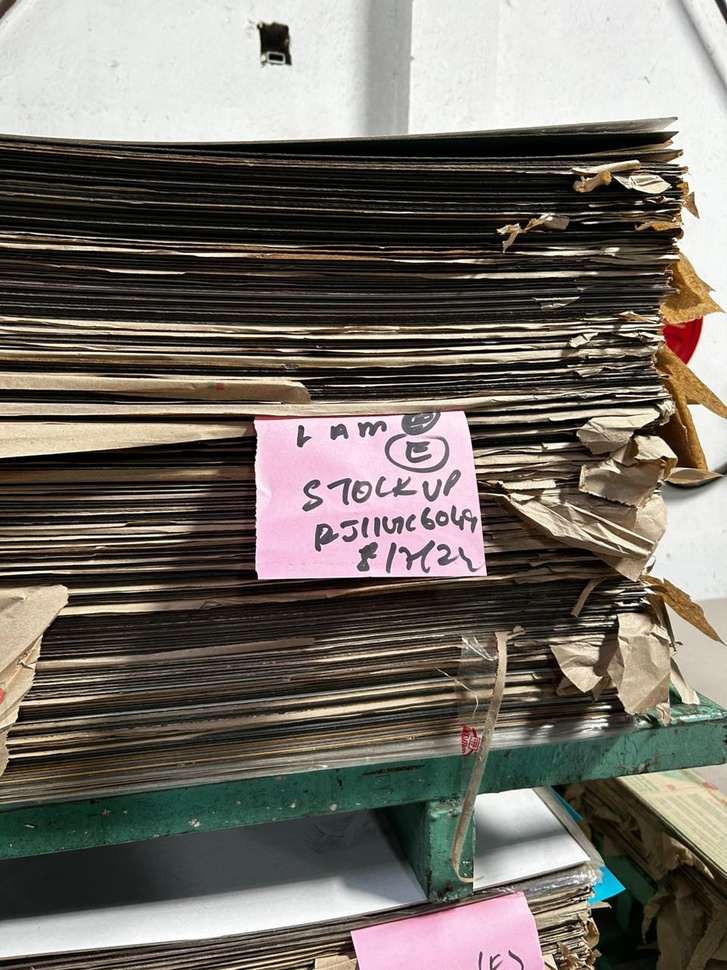
#> input picture Images/1.jpeg, 727 x 970 px, shrunk from 960 x 1280 before the run
$ python -i main.py   (imports and definitions only)
#> lines starting #> are read from the running program, lines starting #| are printed output that depends on the picture; after the words box and inside, x2 and y2 are one past the last pixel; in counts of white or black regions, pixels touching at a corner belong together
#> further down, picture is the input picture: shape (970, 727, 3); mean B, G, R 103.3, 111, 116.9
import cv2
import numpy as np
from scipy.signal import find_peaks
from matplotlib import pyplot as plt


def preprocess_image(image):
    # Adjust from -100 to 100
    brightness = -80
    contrast = 3
    # Convert to grayscale
    # Apply the brightness and contrast adjustment
    image=np.array(image)
    img = cv2.convertScaleAbs(image, alpha=contrast, beta=brightness)
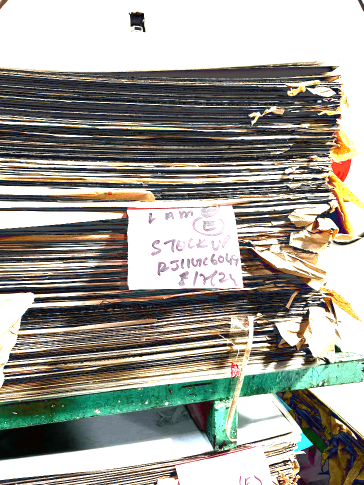
#> img: shape (970, 727, 3) (shown at 1/2 size); mean B, G, R 149.1, 157.2, 158.3
    gray = cv2.cvtColor(image, cv2.COLOR_BGR2GRAY)
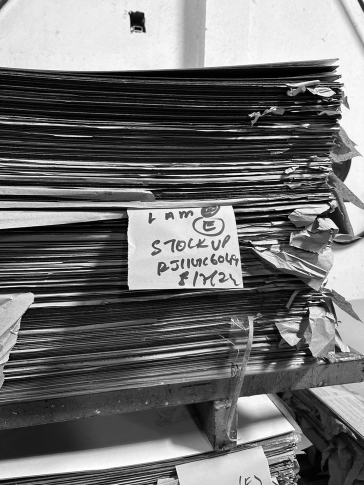
#> gray: shape (970, 727) (shown at 1/2 size); min 0, max 255, mean 111.9

    # Apply Gaussian blur
    blurred = cv2.GaussianBlur(gray, (5, 5), 0)

    # Apply adaptive thresholding
    thresh = cv2.adaptiveThreshold(blurred, 255, cv2.ADAPTIVE_THRESH_GAUSSIAN_C,
                                   cv2.THRESH_BINARY, 11, 2)
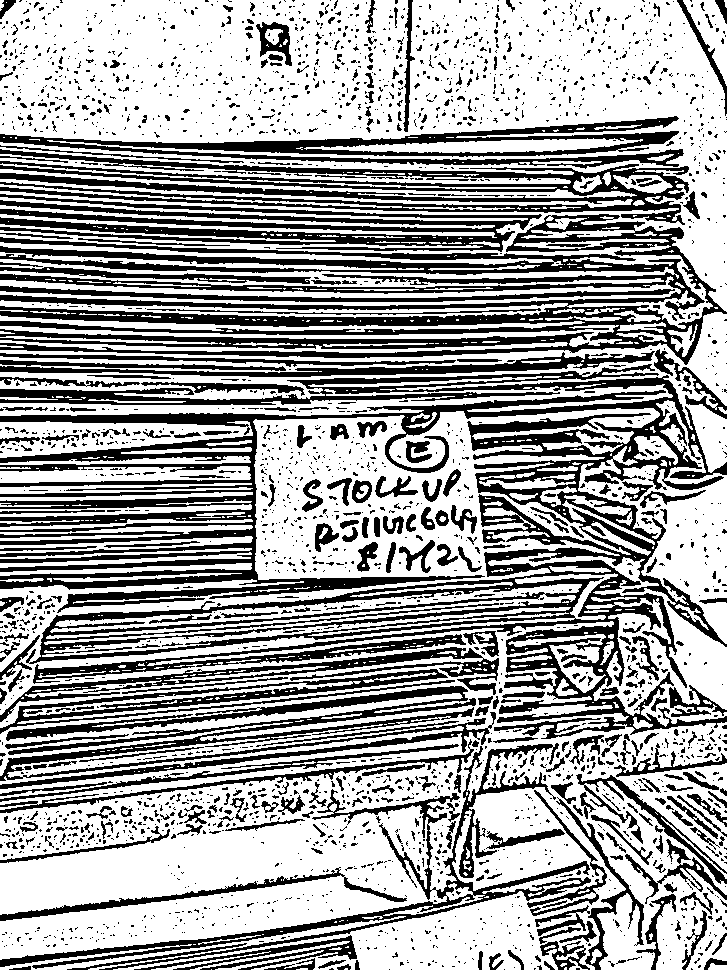
#> thresh: shape (970, 727); 63.5% white; 2740 black regions (2344 under 20 px), largest, box (x1, y1, x2, y2) and area: (0, 364, 727, 739) 76476, (0, 214, 727, 365) 37632, (0, 149, 689, 225) 15758

    # Invert the image (if needed)
    # thresh = cv2.bitwise_not(thresh)

    return thresh


def count_sheets(image, min_distance=10, prominence=10, edge_threshold1=30, edge_threshold2=90):
    # Read the image
    # image = cv2.imread(image_path)
    if image is None:
        raise ValueError("Could not read the image")

    # Preprocess the image
    preprocessed = preprocess_image(image)

    # Apply edge detection
    edges = cv2.Canny(preprocessed, edge_threshold1, edge_threshold2)
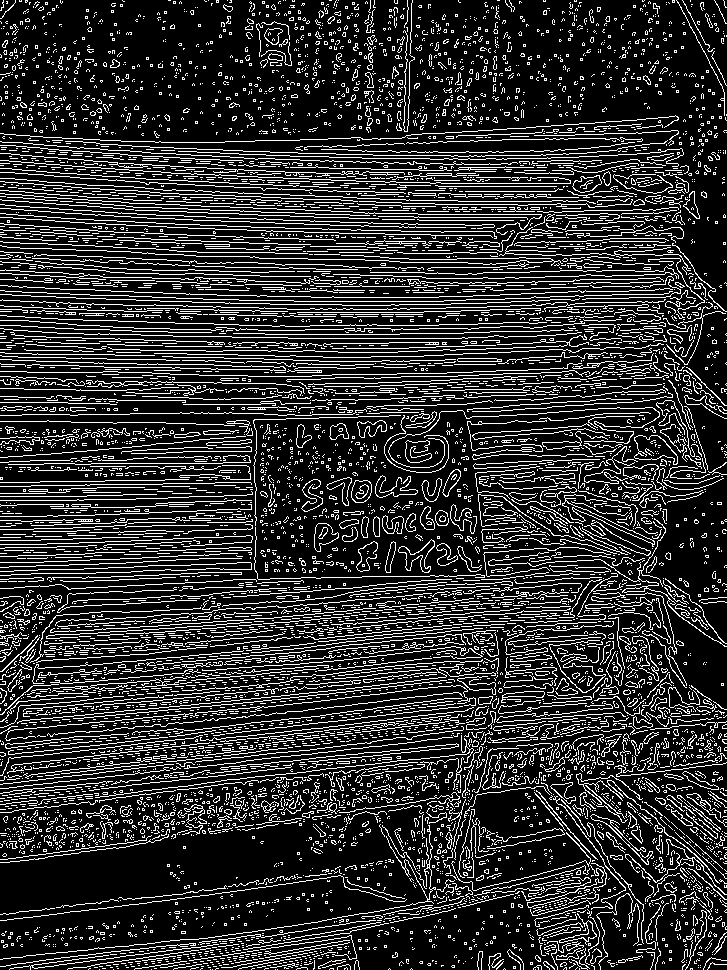
#> edges: shape (970, 727); 18.8% white in thin lines or dots

    # Sum the edge pixels along each row
    edge_profile = np.sum(edges, axis=1)
#> edge_profile = 970 values, max 72165 at index 204, min 8670 at index 101, mean 34841.4

    # Find peaks in the edge profile
    peaks, _ = find_peaks(edge_profile, distance=min_distance, prominence=prominence)
#> peaks = 76 values from 2 to 967

    # Count the number of peaks (sheets)
    sheet_count = len(peaks)//2
#> sheet_count = 38
    # Divide by 2 because it is detecting two horizontal lines per sheets

    return sheet_count


# [20 lines left out: function visualize_results, not called in this run]


# [24 lines of commented-out code are left out]

>>> import cv2
>>> picture = cv2.imread('Images/1.jpeg')
>>> result = count_sheets(picture)
#> result = 38

$ run again, on Images/2.jpeg
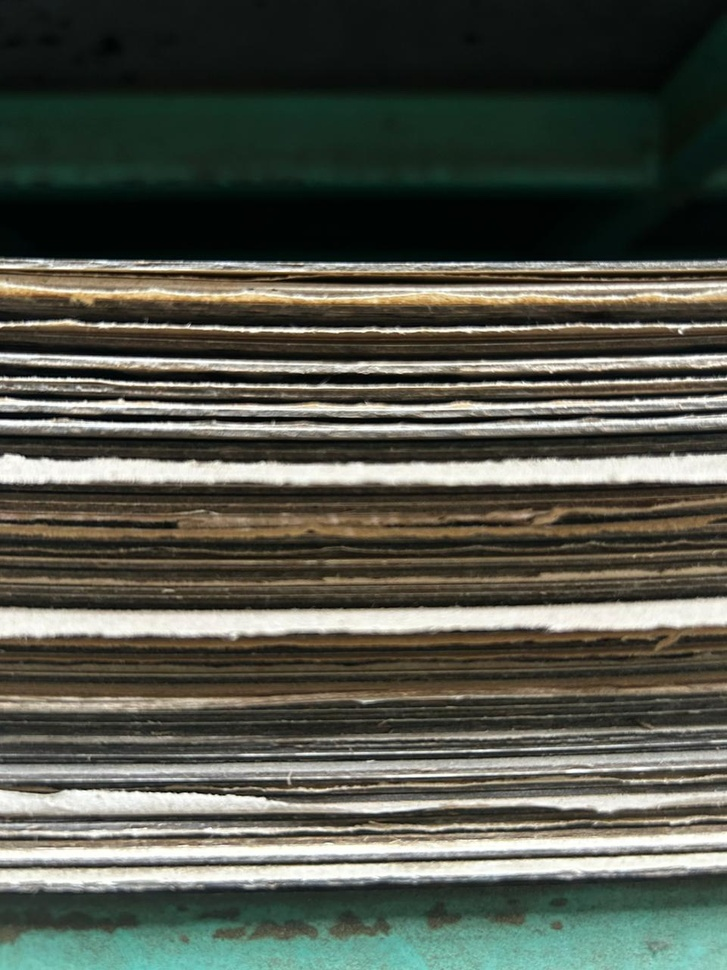
#> input picture Images/2.jpeg, 727 x 970 px, shrunk from 960 x 1280 before the run
#> picture is the input picture: shape (970, 727, 3); mean B, G, R 75, 85.2, 82.2
#> in preprocess_image, `thresh = cv2.adaptiveThreshold(blurred, 255, cv2.ADAPTIVE_THRESH_GAUSS..`:
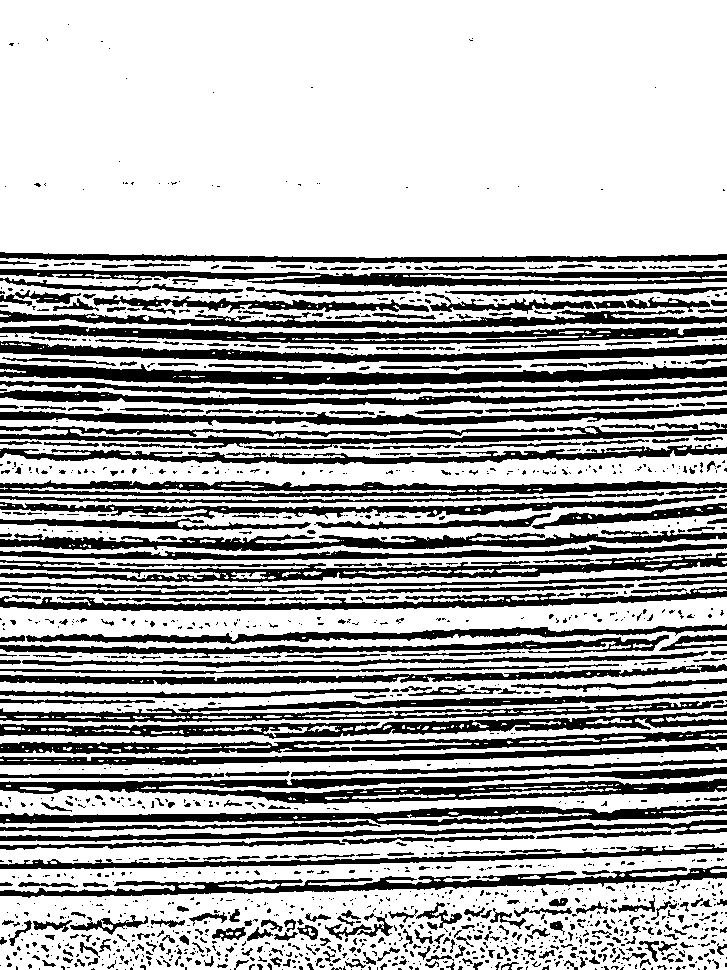
#> thresh: shape (970, 727); 68% white; 1485 black regions (1081 under 20 px), largest, box (x1, y1, x2, y2) and area: (0, 767, 727, 804) 10231, (0, 363, 727, 385) 8082, (0, 804, 727, 832) 8000
#> in count_sheets, `edges = cv2.Canny(preprocessed, edge_threshold1, edge_threshold2)`:
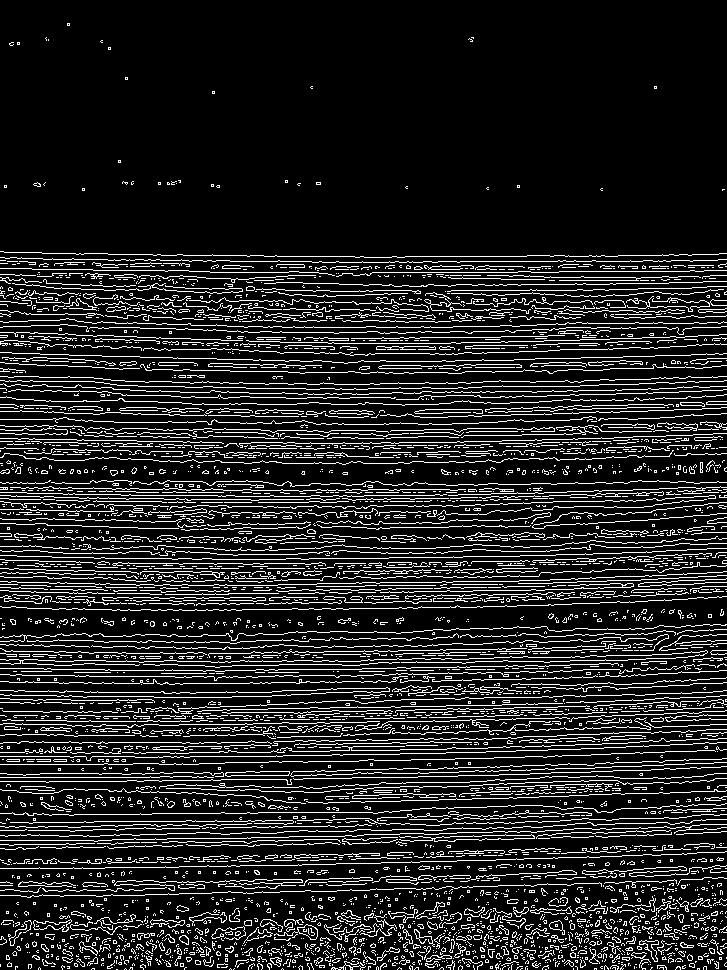
#> edges: shape (970, 727); 14.2% white in thin lines or dots
#> edge_profile = 970 values, max 87210 at index 261, min 0 at index 0, mean 26286.6
#> peaks = 58 values from 25 to 957
#> sheet_count = 29

$ run again, on Images/3.jpeg
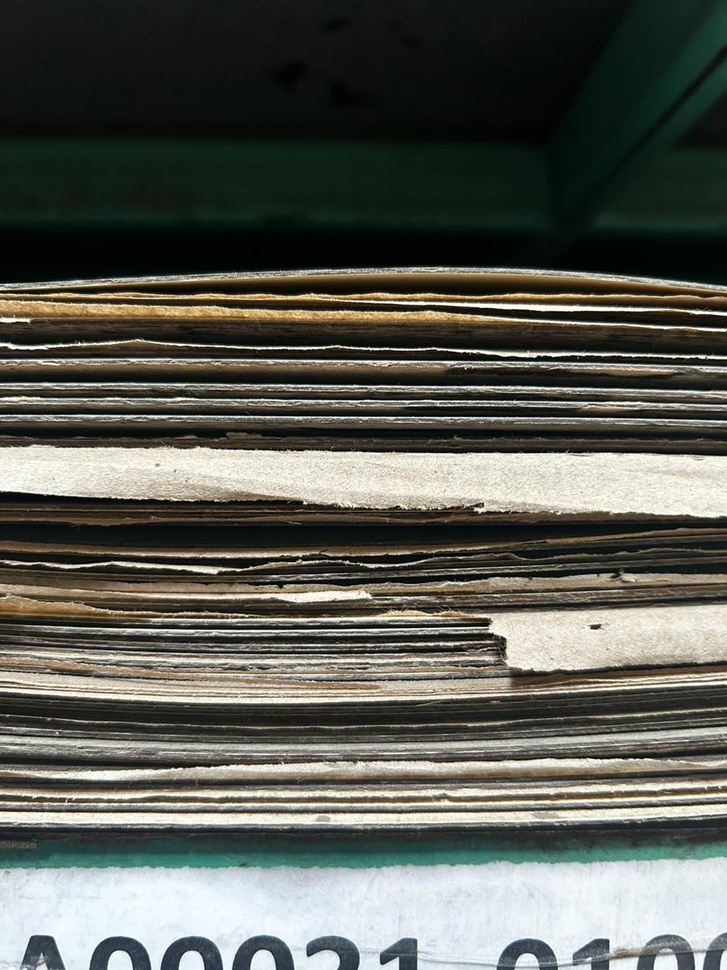
#> input picture Images/3.jpeg, 727 x 970 px, shrunk from 960 x 1280 before the run
#> picture is the input picture: shape (970, 727, 3); mean B, G, R 85, 93, 91.2
#> in preprocess_image, `thresh = cv2.adaptiveThreshold(blurred, 255, cv2.ADAPTIVE_THRESH_GAUSS..`:
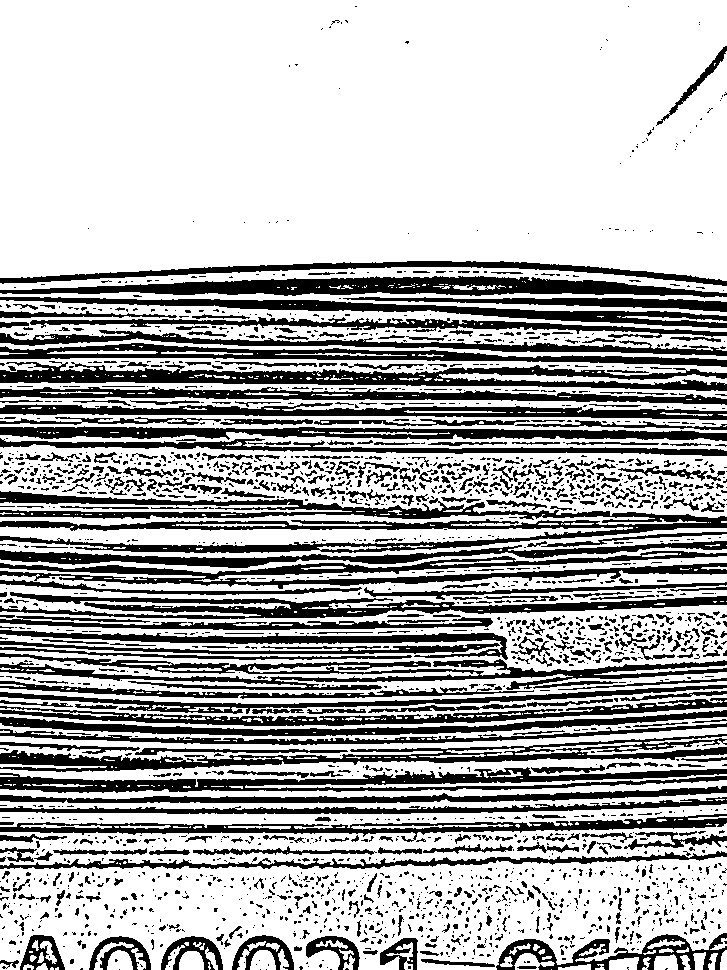
#> thresh: shape (970, 727); 68.5% white; 2272 black regions (1753 under 20 px), largest, box (x1, y1, x2, y2) and area: (0, 491, 727, 553) 14016, (0, 361, 727, 391) 8865, (0, 653, 727, 690) 8292
#> in count_sheets, `edges = cv2.Canny(preprocessed, edge_threshold1, edge_threshold2)`:
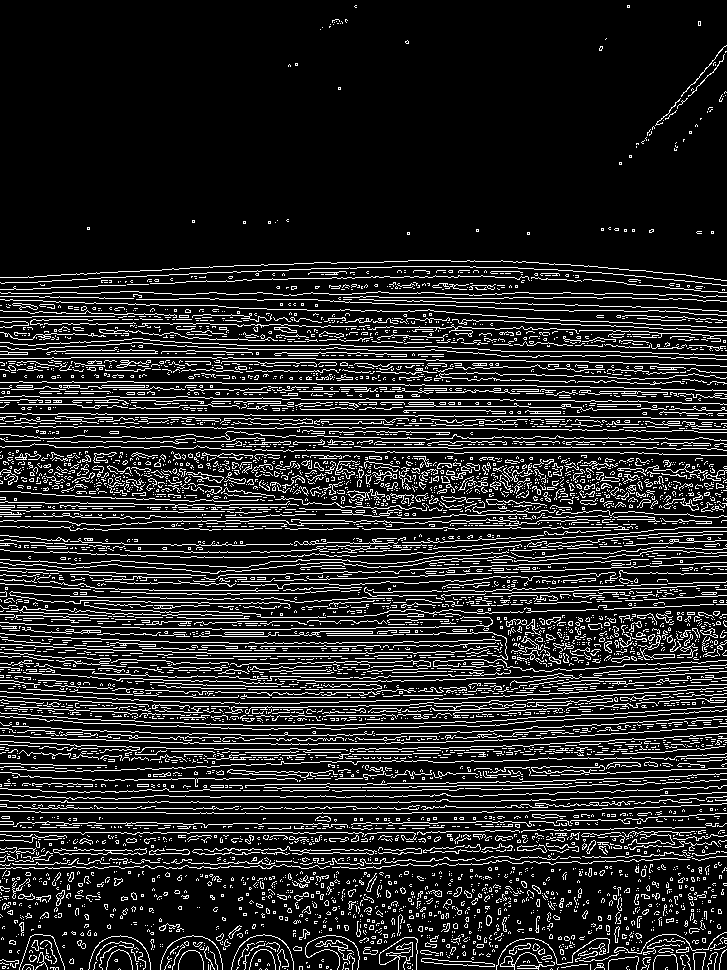
#> edges: shape (970, 727); 14.9% white in thin lines or dots
#> edge_profile = 970 values, max 100470 at index 447, min 0 at index 0, mean 27677.2
#> peaks = 63 values from 5 to 966
#> sheet_count = 31
